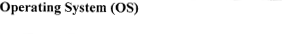
#> input picture Boxes/71.png, 282 x 34 px; its folder holds 3 pictures in this run
$ python imageToText.py   (older library calls are emulated)
#> lines starting #> are read from the running program, lines starting #| are printed output that depends on the picture
import pytesseract
import numpy as np
from PIL import Image
import scipy.misc
import cv2
s = ""
for i in range(70, 1, -1):
    img = (str)(i + 1) + ".png"
    im = Image.open(img)
#> im is the input picture: PIL image 282x34 L; min 0, max 255, mean 242.6
    im_array = np.asarray(im)
    im_inverse = 255 - im_array
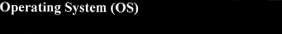
#> im_inverse: shape (34, 282); min 0, max 255, mean 12.4
    im_result = scipy.misc.toimage(im_inverse)
    new_size = tuple(3 * x for x in im_result.size)
#> new_size = (846, 102)
    im = im.resize(new_size, Image.ANTIALIAS)
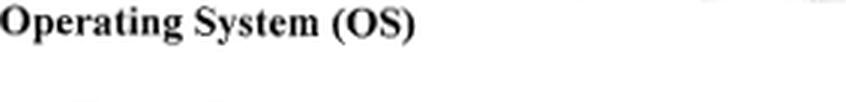
#> im: PIL image 846x102 L; min 0, max 255, mean 242.4
    print(pytesseract.image_to_string(im))
#> (this line was passed over: pytesseract is not available in this run)
#> (the run stopped early here; a loop or call above may not have finished)
